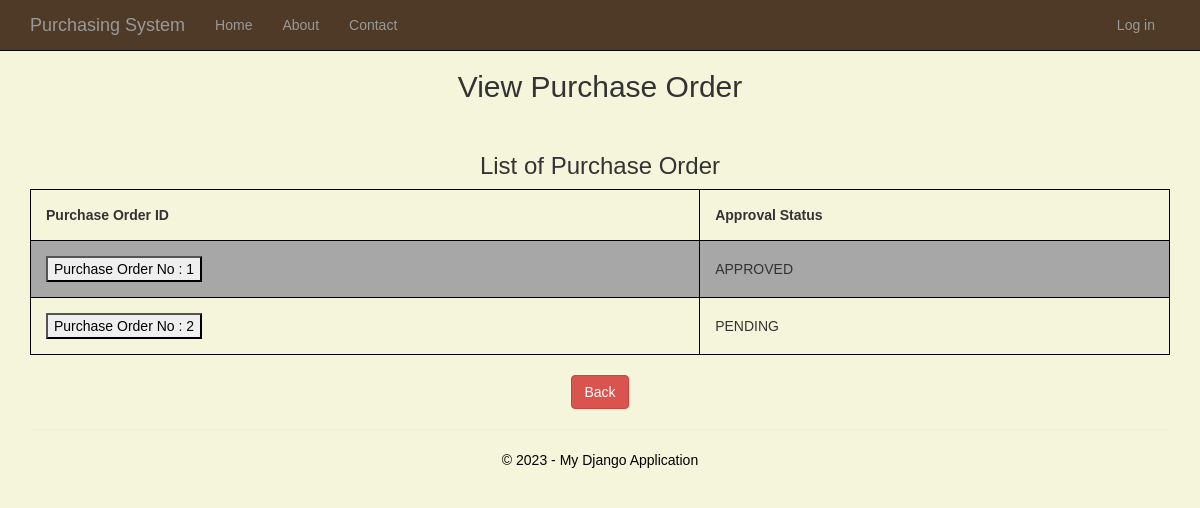
The page /viewPOlist on the database its author committed.
### app/models.py (models this page shows, shortened)
class PurchaseOrder(models.Model):
    STATUS_CHOICES = (
        ("PENDING", "pending"),
        ("APPROVED", "approved"),
        ("REJECTED", "rejected")
    )
    poID = models.AutoField(primary_key=True)
    purchaserID = models.ForeignKey(Purchaser, on_delete=models.SET(get_purchaserID))
    vendorID = models.ForeignKey(Vendor, on_delete=models.SET(get_vendorID))
    poValidDate = models.DateField(max_length=10)
    poApprovalStatus = models.CharField(default='PENDING', choices=STATUS_CHOICES, max_length=10)
    poDate = models.DateField(max_length=10)
    itemID = models.ManyToManyField('PurchaseOrderItem', blank=True)
    orderSubtotal = models.DecimalField(max_digits=10, decimal_places=2)

### purchaseorder/views.py (the view)
# urls.py: path('viewPOlist', createPO_views.viewPOlist, name='viewPOlist'),
def viewPOlist(request):
    PO_list = PurchaseOrder.objects.all()
    context = {
        'title': 'View Purchase Order',
        'year': datetime.now().year,
        'PO_list' : PO_list,
    }
    context['user'] = request.user
    return render(request,'purchaseorder/viewPOlist.html',context)

### purchaseorder/templates/purchaseorder/viewPOlist.html (shortened to what this page needs)
{% extends "app/layout.html" %}
{% block content %}
<head>
</head>
<body bgcolor="lightblue" align="center"
  style="font-family: 'Gill Sans', 'Gill Sans MT', Calibri, 'Trebuchet MS', sans-serif;">
  <h2>View Purchase Order</h2>
  <br>
  <h3>List of Purchase Order </h3>
  <form class="margintop" action="" method='POST'>
    <table align="center" style="font-family: 'Gill Sans', 'Gill Sans MT', Calibri, 'Trebuchet MS', sans-serif;">
      <tr>
        <th>Purchase Order ID</th>
        <th>Approval Status</th>
      </tr>
      {% for p in PO_list %}
      <tr>
        <td><button><a style="color: #000000" href="/viewPOdetails/{{p.poID}}/ ">Purchase Order No :
              {{p.poID}}</a></button></td>
        <td>{{p.poApprovalStatus}}</td>
      </tr>
      {% endfor %}
    </table>
    <br>
    <a class="btn btn-danger btn-square buttonsize" href="/menu">Back</a>
  </form>
</body>
{% endblock %}

### app/static/app/content/site.css (style rules this page uses)
body { padding-top: 50px; padding-bottom: 20px; }

### app/templates/app/layout.html (style rules this page uses)
body { background-color: beige }
table { font-family: arial, sans-serif; border-collapse: collapse; width: 100%; }
td, th { border: 1px solid #000000; text-align: left; padding: 15px; }
tr:nth-child(even) { background-color: #a7a7a7; }

### purchaseorder/templates/purchaseorder/viewPOlist.html (style rules this page uses)
body { background-color: beige; font-family: 'Gill Sans', 'Gill Sans MT', Calibri, 'Trebuchet MS', sans-serif; }
h2, h3 { text-align: center; font-family: 'Gill Sans', 'Gill Sans MT', Calibri, 'Trebuchet MS', sans-serif; }
button { margin-right: 10px; }

### rows shown on the page
PurchaseOrder: poID "1", poApprovalStatus "APPROVED"
PurchaseOrder: poID "2", poApprovalStatus "PENDING"
